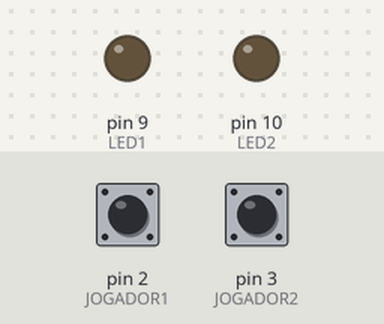
Recording of a sketch running on a simulated Arduino Uno, built with avr-gcc and run on an emulated ATmega328P. On the bench: output pins drawn as LEDs (lit = HIGH). The inputs (shaded band) are chosen by the test bench; at power-on: pin 2 (JOGADOR1) HIGH, pin 3 (JOGADOR2) HIGH.

Above: at 1.2 s.
1.3 s: pin 2 (JOGADOR1) pulled LOW for 0.15 s
At 2.5 s:
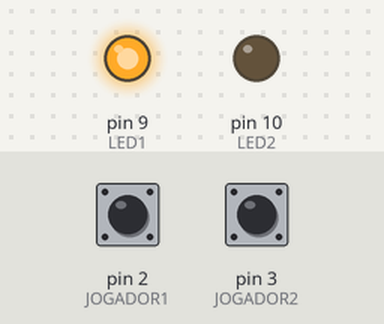
4.3 s: pin 3 (JOGADOR2) pulled LOW for 0.15 s
At 4.9 s:
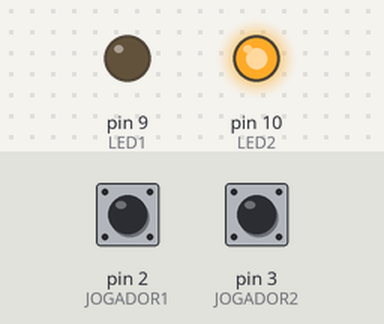
7.3 s: pin 3 (JOGADOR2) pulled LOW for 3.2 s
At 10.8 s:
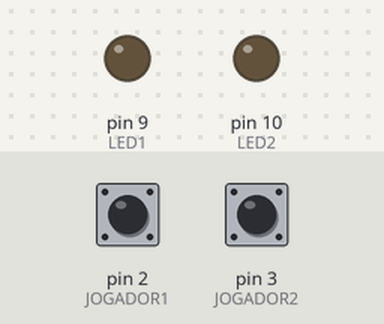
12.0 s: pin 2 (JOGADOR1) pulled LOW for 3.2 s
At 13.1 s:
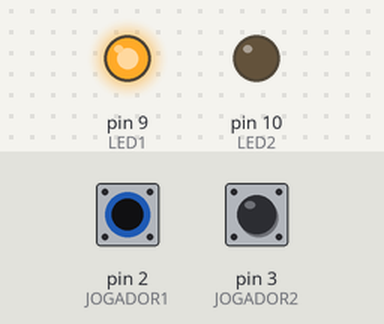
Timing chart, 0 to 16.7 s (numbered marks = the images above; inputs shaded):
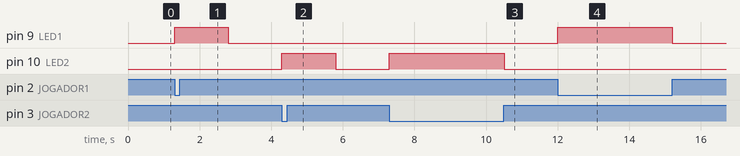

The sketch:

Projeto_105_Quiz_com_Dois_Jogadores.ino
```cpp
// Projeto 105 - Quiz com Dois Jogadores
// Arduino Uno | Arduino Neon Lab

const byte JOGADOR1=2,JOGADOR2=3,LED1=9,LED2=10;
void setup(){pinMode(JOGADOR1,INPUT_PULLUP);pinMode(JOGADOR2,INPUT_PULLUP);
 pinMode(LED1,OUTPUT);pinMode(LED2,OUTPUT);}
void loop(){
 digitalWrite(LED1,LOW);digitalWrite(LED2,LOW);
 while(digitalRead(JOGADOR1)==HIGH && digitalRead(JOGADOR2)==HIGH){}
 bool primeiro=digitalRead(JOGADOR1)==LOW;
 digitalWrite(primeiro?LED1:LED2,HIGH);
 delay(1500);
 while(digitalRead(JOGADOR1)==LOW||digitalRead(JOGADOR2)==LOW)delay(20);
}
```

Measured:
- after the input at 1.3 s, pin 9 (LED1): LOW → HIGH at once, → LOW 1.5 s later
- after the input at 4.3 s, pin 10 (LED2): LOW → HIGH at once, → LOW 1.5 s later
- after the input at 7.3 s, pin 10 (LED2): LOW → HIGH at once, → LOW 3.2 s later
- after the input at 12.0 s, pin 9 (LED1): LOW → HIGH at once, → LOW 3.2 s later
